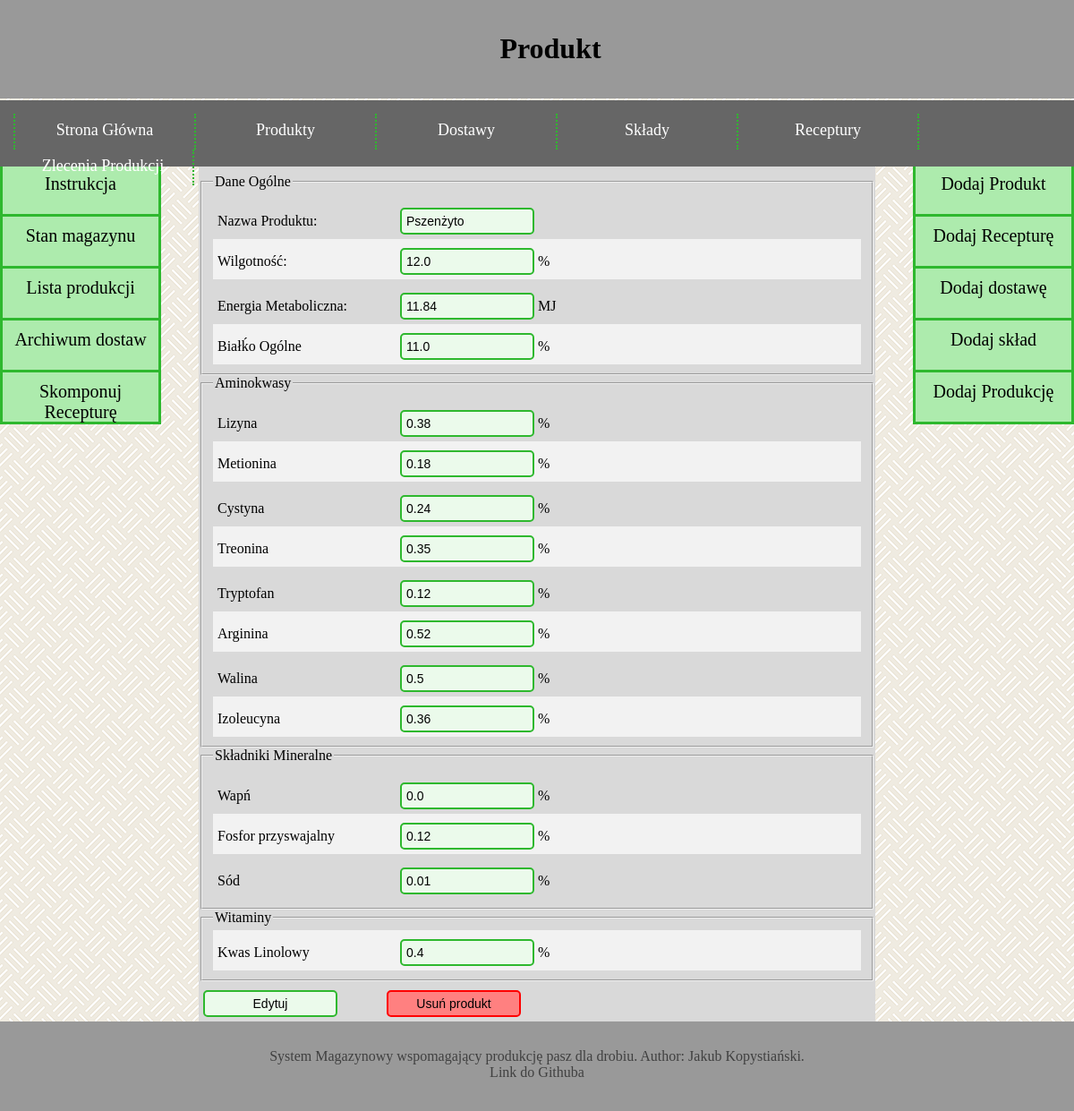
The app's page /warehouse/product/1/ with its own data.
### warehouse/models.py (models this page shows, shortened)
class Product(models.Model):
    product_name = models.CharField(max_length=1024)
    wilgotnosc = models.DecimalField(max_digits=3, decimal_places=1, default=12, validators=PERCENTAGE_VALIDATOR)
    energia_metaboliczna = models.FloatField()
    bialko_ogolne = models.DecimalField(max_digits=3, decimal_places=1, default=12, validators=PERCENTAGE_VALIDATOR)
    lizyna = models.FloatField()
    metionina = models.FloatField()
    cystyna = models.FloatField()
    treonina = models.FloatField()
    tryptofan = models.FloatField()
    arginina = models.FloatField()
    walina = models.FloatField()
    izoleucyna = models.FloatField()
    wapn = models.FloatField(default=0)
    fosfor_przyswajalny = models.FloatField()
    sod = models.FloatField()
    kwas_linolowy = models.FloatField()

### warehouse/views.py (the view, shortened to what this page needs)
# urls.py: path("product/<int:product_id>/", views.product, name="widok produktu"),
def product(request, product_id):
    latest_deliveries_list      = Delivery.objects.all()
    latest_products_list        = Product.objects.all()
    latest_compositions_list    = Composition.objects.all()
    latest_productions_list     = Production.objects.all()
    latest_recipes_list         = Recipe.objects.all()
    readonly = True
    if Product.objects.filter(pk=product_id).exists():
        product = Product.objects.get(pk = product_id)
    else:
        product = False
    context = {
        "latest_deliveries_list": latest_deliveries_list,
        "latest_products_list": latest_products_list,
        "latest_compositions_list": latest_compositions_list,
        "latest_productions_list": latest_productions_list,
        "latest_recipes_list": latest_recipes_list,
        "product": product,
        "newly_created" : False,
        "readonly" : readonly,
    }
    return render(request, "warehouse/product.html", context)

### warehouse/templates/warehouse/product.html (shortened to what this page needs)
{% extends "base.html" %}
{% block title %}Produkt{% endblock %}
{% block content %}
  {% if product %}
  <div>
    <form method="POST">
      <fieldset><legend>Dane Ogólne</legend>
      <div class="control1">
        <label for="product_name">Nazwa Produktu:</label>
        <input type="text" id="product_name" name="product_name" value="{{product.product_name}}" {% if readonly %} readonly {% endif %}>
      </div>
      <div class="control2">
        <label for="wilgotnosc">Wilgotność:</label>
        <input type="number" id="wilgotnosc" name="wilgotnosc" min="0,0" max="100,0" step="0.1" value={{product.wilgotnosc}} {% if readonly %} readonly {% endif %}>
        %
      </div>
      <div class="control1">
        <label for="energia_metaboliczna">Energia Metaboliczna:</label>
        <input type="number" id="energia_metaboliczna" name="energia_metaboliczna" min="0,0"  step="0.01" value={{product.energia_metaboliczna}} {% if readonly %} readonly {% endif %}>
        MJ
      </div>
      <div class="control2">
        <label for="bialko_ogolne">Białḱo Ogólne</label>
        <input type="number" id="bialko_ogolne" name="bialko_ogolne" min="0,0"  step="0.1" value={{product.bialko_ogolne}} {% if readonly %} readonly {% endif %}>
        %
      </div>
      </fieldset>
      <fieldset><legend>Aminokwasy</legend>
      <div class="control1">
        <label for="lizyna">Lizyna</label>
        <input type="number" id="lizyna" name="lizyna" min="0,00"  step="0.01" value={{product.lizyna}} {% if readonly %} readonly {% endif %}>
        %
      </div>
      <div class="control2">
        <label for="metionina">Metionina</label>
        <input type="number" id="metionina" name="metionina" min="0,00"  step="0.01" value={{product.metionina}} {% if readonly %} readonly {% endif %}>
        %
      </div>
      <div class="control1">
        <label for="cystyna">Cystyna</label>
        <input type="number" id="cystyna" name="cystyna" min="0,00"  step="0.01" value={{product.cystyna}} {% if readonly %} readonly {% endif %}>
        %
      </div>
      <div class="control2">
        <label for="treonina">Treonina</label>
        <input type="number" id="treonina" name="treonina" min="0,00"  step="0.01" value={{product.treonina}} {% if readonly %} readonly {% endif %}>
        %
      </div>
      <div class="control1">
        <label for="tryptofan">Tryptofan</label>
        <input type="number" id="tryptofan" name="tryptofan" min="0,00"  step="0.01" value={{product.tryptofan}} {% if readonly %} readonly {% endif %}>
        %
      </div>
      <div class="control2">
        <label for="arginina">Arginina</label>
        <input type="number" id="arginina" name="arginina" min="0,00"  step="0.01" value={{product.arginina}} {% if readonly %} readonly {% endif %}>
        %
      </div>
      <div class="control1">
        <label for="walina">Walina</label>
        <input type="number" id="walina" name="walina" min="0,00"  step="0.01" value={{product.walina}} {% if readonly %} readonly {% endif %}>
        %
      </div>
      <div class="control2">
        <label for="izoleucyna">Izoleucyna</label>
        <input type="number" id="izoleucyna" name="izoleucyna" min="0,00"  step="0.01" value={{product.izoleucyna}} {% if readonly %} readonly {% endif %}>
        %
      </div>
      </fieldset>
      <fieldset><legend>Składniki Mineralne</legend>
      <div class="control1">
        <label for="wapn">Wapń</label>
        <input type="number" id="wapn" name="wapn" min="0,0"  step="0.1" value={{product.wapn}} {% if readonly %} readonly {% endif %}>
        %
      </div>
      <div class="control2">
        <label for="fosfor_przyswajalny">Fosfor przyswajalny</label>
        <input type="number" id="fosfor_przyswajalny" name="fosfor_przyswajalny" min="0,00"  step="0.01" value={{product.fosfor_przyswajalny}} {% if readonly %} readonly {% endif %}>
        %
      </div>
      <div class="control1">
        <label for="sod">Sód</label>
        <input type="number" id="sod" name="sod" min="0,00"  step="0.01" value={{product.sod}} {% if readonly %} readonly {% endif %}>
        %
      </div>
      </fieldset>
      <fieldset><legend>Witaminy</legend>
      <div class="control2">
        <label for="kwas_linolowy">Kwas Linolowy</label>
        <input type="number" id="kwas_linolowy" name="kwas_linolowy" min="0,0"  step="0.1" value={{product.kwas_linolowy}} {% if readonly %} readonly {% endif %}>
        %
      </div>
      </fieldset>
  </form>
  </div>
  {% if readonly %}
  <form method="POST">
    <input class="green_button" type="submit" name="edit" value="Edytuj"/>
  </form>
  <div style="width: 50px; height: 10px; float: left;"></div>
  <form method="POST">
    <input class="red_button" type="submit" name="delete" value="Usuń produkt"/>
  </form>
  {% endif %}
  {% else %}
  <div id="failed">Produkt nie istnieje</div>
  {% endif %}
{% endblock %}

### warehouse/static/warehouse/style.css (style rules this page uses)
:root { --gray_1: #f2f2f2; --gray_2: #d9d9d9; --gray_3: #bfbfbf; --gray_4: #999999; --gray_5: #666666; --gray_6: #404040; --gray_7: #262626; --green_1: #ebfaeb; --green_2: #adebad; --green_3: #85e085; --green_4: #5cd65c; --green_5: #33cc33; --green_6: #2eb82e; --green_7: #248f24; --green_8: #1f7a1f; --green_9: #145214; --red_1: #ff8080; --red_2: #ff0000; }
body { background-image: url("tlo.png"); color: white; margin: 0; }
input[type=number], input[type=date], input[type=text] { width: 150px; background-color: var(--green_1); color: black; border: 2px solid var(--green_6); border-radius: 5px; font-size: 14px; padding: 5px; box-sizing: border-box; outline: none; margin-top: 10px; }
.control2 { background-color: var(--gray_1); padding: 0px 0px 5px 5px ; }
.control1 > label, .control2 > label { display: inline-block; width: 200px; }
.control1 { padding: 5px 0px 5px 5px ; }
.red_button { background-color: var(--red_1); border: 2px solid var(--red_2); border-radius: 5px; float: left; margin-left: 5px; margin-bottom: 5px; width: 150px; color: black; font-size: 14px; padding: 5px; box-sizing: border-box; outline: none; margin-top: 10px; }
.green_button { background-color: var(--green_1); border: 2px solid var(--green_6); border-radius: 5px; margin-left: 5px; margin-bottom: 5px; float: left; margin-left: 5px; margin-bottom: 5px; width: 150px; color: black; font-size: 14px; padding: 5px; box-sizing: border-box; outline: none; margin-top: 10px; }

### records on screen
Product: product_name "Pszenżyto", wilgotnosc "12.0", energia_metaboliczna "11.84", bialko_ogolne "11.0", lizyna "0.38", metionina "0.18", cystyna "0.24", treonina "0.35", tryptofan "0.12", arginina "0.52", walina "0.5", izoleucyna "0.36", wapn "0.0", fosfor_przyswajalny "0.12", sod "0.01", kwas_linolowy "0.4"
